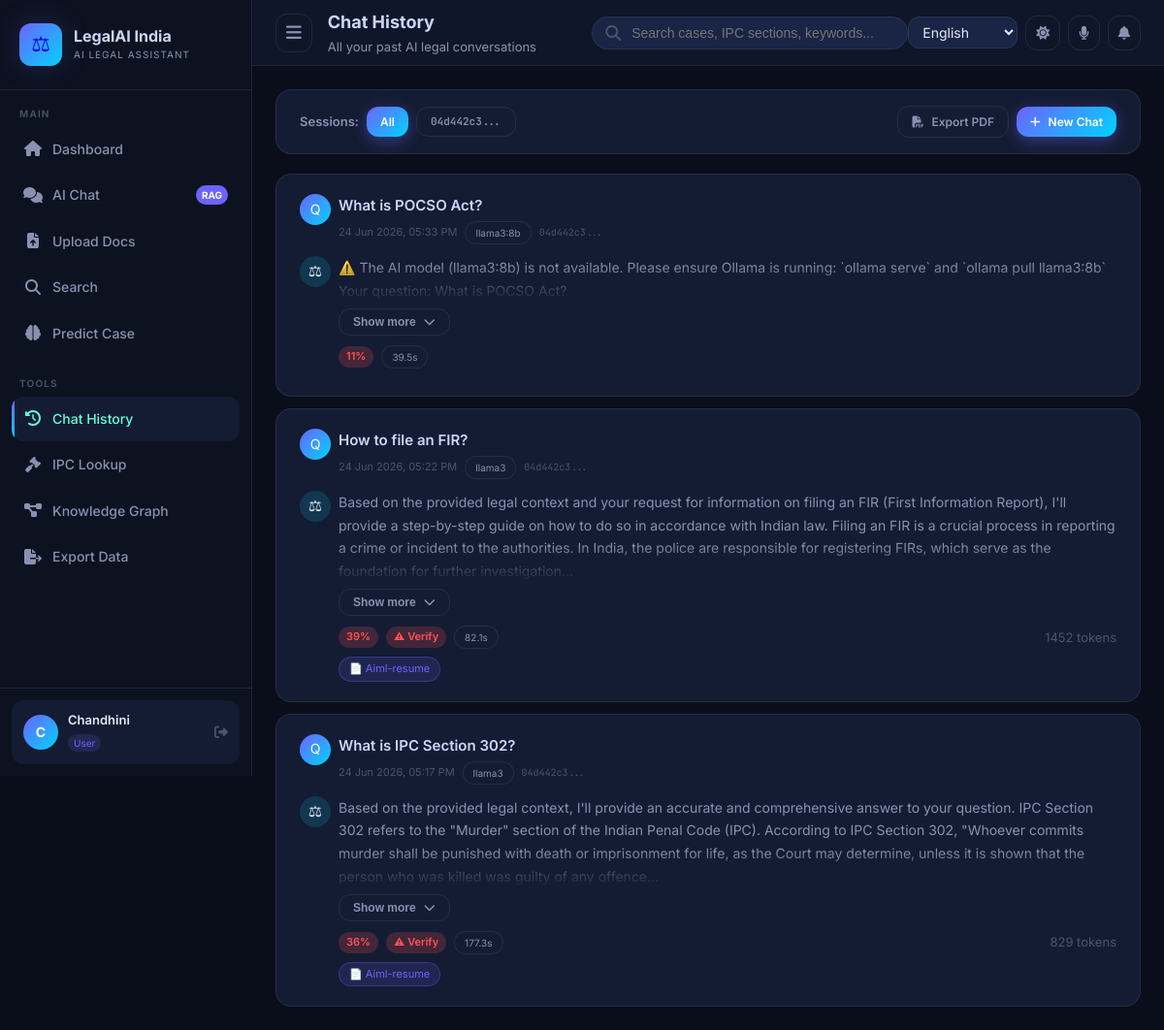
The page /history (signed in) on the database its author committed.
### schema.py (models this page shows, shortened)
class User(UserMixin, db.Model):
    __tablename__ = "users"
    id: Mapped[int] = mapped_column(Integer, primary_key=True)
    username: Mapped[str] = mapped_column(String(80), unique=True, nullable=False, index=True)
    email: Mapped[str] = mapped_column(String(120), unique=True, nullable=False, index=True)
    password_hash: Mapped[str] = mapped_column(String(256), nullable=False)
    role: Mapped[str] = mapped_column(String(20), default="user", nullable=False)
    full_name: Mapped[Optional[str]] = mapped_column(String(150), nullable=True)
    is_active: Mapped[bool] = mapped_column(Boolean, default=True, nullable=False)
    is_verified: Mapped[bool] = mapped_column(Boolean, default=True, nullable=False)
    profile_pic: Mapped[Optional[str]] = mapped_column(String(255), nullable=True)
    last_login: Mapped[Optional[datetime]] = mapped_column(DateTime, nullable=True)
    created_at: Mapped[datetime] = mapped_column(DateTime, default=datetime.utcnow, nullable=False)
    updated_at: Mapped[Optional[datetime]] = mapped_column(
        DateTime, default=datetime.utcnow, onupdate=datetime.utcnow
    )
    documents: Mapped[list["Document"]] = relationship("Document", backref="owner", lazy="dynamic")
    chats: Mapped[list["ChatHistory"]] = relationship("ChatHistory", backref="user", lazy="dynamic")
    searches: Mapped[list["SearchHistory"]] = relationship("SearchHistory", backref="user", lazy="dynamic")
    predictions: Mapped[list["Prediction"]] = relationship("Prediction", backref="user", lazy="dynamic")

class ChatHistory(db.Model):
    __tablename__ = "chat_history"
    id: Mapped[int] = mapped_column(Integer, primary_key=True)
    session_id: Mapped[str] = mapped_column(String(64), nullable=False, index=True)
    question: Mapped[str] = mapped_column(Text, nullable=False)
    answer: Mapped[str] = mapped_column(Text, nullable=False)
    context_docs: Mapped[Optional[str]] = mapped_column(Text, nullable=True)   # JSON list
    sources: Mapped[Optional[str]] = mapped_column(Text, nullable=True)        # JSON list
    model_used: Mapped[Optional[str]] = mapped_column(String(50), nullable=True)
    language: Mapped[str] = mapped_column(String(10), default="en")
    confidence_score: Mapped[float] = mapped_column(Float, default=0.0)
    similarity_score: Mapped[float] = mapped_column(Float, default=0.0)
    hallucination_flag: Mapped[bool] = mapped_column(Boolean, default=False)
    hallucination_score: Mapped[float] = mapped_column(Float, default=0.0)
    response_time: Mapped[float] = mapped_column(Float, default=0.0)
    tokens_used: Mapped[int] = mapped_column(Integer, default=0)
    citations: Mapped[Optional[str]] = mapped_column(Text, nullable=True)      # JSON list
    is_helpful: Mapped[Optional[bool]] = mapped_column(Boolean, nullable=True)
    user_id: Mapped[Optional[int]] = mapped_column(Integer, ForeignKey("users.id"), nullable=True)
    created_at: Mapped[datetime] = mapped_column(DateTime, default=datetime.utcnow, nullable=False)
    def to_dict(self) -> dict:
        return {
            "id": self.id,
            "session_id": self.session_id,
            "question": self.question,
            "answer": self.answer,
            "sources": json.loads(self.sources) if self.sources else [],
            "model_used": self.model_used,
            "language": self.language,
            "confidence_score": self.confidence_score,
            "hallucination_flag": self.hallucination_flag,
            "response_time": self.response_time,
            "citations": json.loads(self.citations) if self.citations else [],
            "created_at": str(self.created_at),
        }

### app.py (the view)
@app.route("/history")
@login_required
def history():
    page = int(request.args.get("page", 1))
    session_filter = request.args.get("session", "")
    q = ChatHistory.query.filter_by(user_id=current_user.id)
    if session_filter:
        q = q.filter_by(session_id=session_filter)
    total = q.count()
    chats = q.order_by(ChatHistory.created_at.desc()).paginate(
        page=page, per_page=ITEMS_PER_PAGE, error_out=False
    )
    sessions = db.session.query(ChatHistory.session_id).filter_by(
        user_id=current_user.id
    ).distinct().limit(20).all()
    return render_template("history.html" if Path("templates/history.html").exists() else "chat.html",
                           chats=chats,
                           total=total,
                           sessions=[s[0] for s in sessions],
                           current_session=session_filter)

### app.py (called while the page is built)
@login_manager.user_loader
def load_user(user_id):
    return User.query.get(int(user_id))

@app.context_processor
def inject_globals():
    return {
        "app_name": "⚖ LegalAI India",
        "supported_languages": SUPPORTED_LANGUAGES,
        "case_categories": CASE_CATEGORIES,
        "current_year": datetime.now().year,
        "ollama_models": OLLAMA_AVAILABLE_MODELS,
        "enable_voice": ENABLE_VOICE,
        "enable_ocr": ENABLE_OCR,
        "enable_translation": ENABLE_TRANSLATION,
    }

@app.template_filter("format_date")
def format_date(dt_str):
    try:
        dt = datetime.strptime(str(dt_str)[:19], "%Y-%m-%d %H:%M:%S")
        return dt.strftime("%d %b %Y, %I:%M %p")
    except Exception:
        return str(dt_str)

@app.template_filter("truncate_smart")
def truncate_smart(text, length=100):
    if not text:
        return ""
    text = str(text)
    if len(text) <= length:
        return text
    return text[:length].rsplit(' ', 1)[0] + "..."

### templates/history.html (shortened to what this page needs)
{% extends "base.html" %}
{% block page_title %}Chat History{% endblock %}
{% block page_subtitle %}All your past AI legal conversations{% endblock %}
{% block content %}
<div class="grid grid-2" style="gap:20px;">
  <div style="grid-column:1/-1;">
    <div class="card" style="padding:16px 24px;">
      <div class="flex items-center gap-2" style="flex-wrap:wrap;">
        <span style="font-size:13px;font-weight:600;color:var(--text-secondary);">Sessions:</span>
        <a href="{{ url_for('history') }}" class="btn {% if not current_session %}btn-primary{% else %}btn-ghost{% endif %} btn-sm">All</a>
        {% for s in sessions %}
        <a href="{{ url_for('history', session=s) }}"
           class="btn {% if current_session == s %}btn-primary{% else %}btn-ghost{% endif %} btn-sm"
           style="font-family:var(--font-mono);font-size:11px;">
          {{ s[:8] }}...
        </a>
        {% endfor %}
        <a href="{{ url_for('export_chat_pdf') }}" class="btn btn-ghost btn-sm" style="margin-left:auto;">
          <i class="fas fa-file-pdf"></i> Export PDF
        </a>
        <a href="{{ url_for('chat') }}" class="btn btn-primary btn-sm">
          <i class="fas fa-plus"></i> New Chat
        </a>
      </div>
    </div>
  </div>
  <div style="grid-column:1/-1;">
    {% if chats.items %}
    <div style="display:flex;flex-direction:column;gap:12px;">
      {% for chat in chats.items %}
      <div class="card" style="overflow:visible;">
        <div class="card-body">
          <div class="flex gap-2" style="margin-bottom:12px;">
            <div style="width:32px;height:32px;border-radius:50%;background:var(--gradient-primary);display:flex;align-items:center;justify-content:center;font-size:14px;color:white;flex-shrink:0;">Q</div>
            <div style="flex:1;">
              <div style="font-size:15px;font-weight:600;color:var(--text-heading);">{{ chat.question }}</div>
              <div class="flex gap-2" style="margin-top:4px;flex-wrap:wrap;align-items:center;">
                <span style="font-size:11px;color:var(--text-muted);">{{ chat.created_at | format_date }}</span>
                {% if chat.model_used %}
                <span class="tag" style="font-size:10px;">{{ chat.model_used }}</span>
                {% endif %}
                <span style="font-family:var(--font-mono);font-size:10px;color:var(--text-muted);">{{ (chat.session_id or '')[:8] }}...</span>
              </div>
            </div>
          </div>
          <div class="flex gap-2">
            <div style="width:32px;height:32px;border-radius:50%;background:rgba(0,212,255,0.15);display:flex;align-items:center;justify-content:center;font-size:16px;flex-shrink:0;">⚖</div>
            <div style="flex:1;">
              <div style="font-size:14px;color:var(--text-secondary);line-height:1.7;max-height:120px;overflow:hidden;position:relative;" id="ans-{{ chat.id }}">
                {{ chat.answer | truncate_smart(400) }}
                <div style="position:absolute;bottom:0;left:0;right:0;height:40px;background:linear-gradient(transparent,var(--bg-card));pointer-events:none;" id="fade-{{ chat.id }}"></div>
              </div>
              <button onclick="expandAnswer({{ chat.id }})" id="expand-{{ chat.id }}" class="btn btn-ghost btn-sm" style="margin-top:6px;font-size:12px;">
                Show more <i class="fas fa-chevron-down"></i>
              </button>
              <div class="flex gap-2" style="margin-top:10px;flex-wrap:wrap;align-items:center;">
                {% if chat.confidence_score %}
                <span class="confidence-badge {% if chat.confidence_score > 0.7 %}confidence-high{% elif chat.confidence_score > 0.4 %}confidence-medium{% else %}confidence-low{% endif %}">
                  {{ "%.0f"|format(chat.confidence_score * 100) }}%
                </span>
                {% endif %}
                {% if chat.hallucination_flag %}
                <span class="confidence-badge confidence-low">⚠ Verify</span>
                {% endif %}
                {% if chat.response_time %}
                <span class="tag" style="font-size:10px;">{{ "%.1f"|format(chat.response_time) }}s</span>
                {% endif %}
                <span style="margin-left:auto;font-size:13px;color:var(--text-muted);">
                  {% if chat.tokens_used %}{{ chat.tokens_used }} tokens{% endif %}
                </span>
              </div>
              {% if chat.sources %}
              <div class="source-chips" style="margin-top:8px;">
                {% for src in chat.to_dict().sources[:3] %}
                <span class="source-chip">📄 {{ src.doc_title | truncate_smart(25) if src.doc_title else 'Source' }}</span>
                {% endfor %}
              </div>
              {% endif %}
            </div>
          </div>
        </div>
      </div>
      {% endfor %}
    </div>
    {% endif %}
  </div>
</div>
{% endblock %}

### templates/base.html (shortened to what this page needs)
<!DOCTYPE html>
<html lang="en" data-theme="dark">
<head>
  <link rel="stylesheet" href="https://cdnjs.cloudflare.com/ajax/libs/font-awesome/6.5.0/css/all.min.css">
  <link rel="stylesheet" href="{{ url_for('static', filename='style.css') }}">
</head>
<body>
{% if current_user.is_authenticated %}
<div class="app-wrapper">
  <aside class="sidebar" id="sidebar">
    <a href="{{ url_for('index') }}" class="sidebar-logo">
      <div class="logo-icon">⚖</div>
      <div class="logo-text">
        <div class="logo-title">LegalAI India</div>
        <div class="logo-subtitle">AI Legal Assistant</div>
      </div>
    </a>
    <nav class="sidebar-nav">
      <div class="nav-section">
        <div class="nav-section-title">Main</div>
        <a href="{{ url_for('index') }}" class="nav-item {% if request.endpoint == 'index' %}active{% endif %}">
          <span class="nav-icon"><i class="fas fa-home"></i></span>
          <span>Dashboard</span>
        </a>
        <a href="{{ url_for('chat') }}" class="nav-item {% if request.endpoint == 'chat' %}active{% endif %}">
          <span class="nav-icon"><i class="fas fa-comments"></i></span>
          <span>AI Chat</span>
          <span class="nav-badge">RAG</span>
        </a>
        <a href="{{ url_for('upload') }}" class="nav-item {% if request.endpoint == 'upload' %}active{% endif %}">
          <span class="nav-icon"><i class="fas fa-file-upload"></i></span>
          <span>Upload Docs</span>
        </a>
        <a href="{{ url_for('search') }}" class="nav-item {% if request.endpoint == 'search' %}active{% endif %}">
          <span class="nav-icon"><i class="fas fa-search"></i></span>
          <span>Search</span>
        </a>
        <a href="{{ url_for('predict') }}" class="nav-item {% if request.endpoint == 'predict' %}active{% endif %}">
          <span class="nav-icon"><i class="fas fa-brain"></i></span>
          <span>Predict Case</span>
        </a>
      </div>
      <div class="nav-section">
        <div class="nav-section-title">Tools</div>
        <a href="{{ url_for('history') }}" class="nav-item {% if request.endpoint == 'history' %}active{% endif %}">
          <span class="nav-icon"><i class="fas fa-history"></i></span>
          <span>Chat History</span>
        </a>
        <a href="/search?mode=ipc" class="nav-item">
          <span class="nav-icon"><i class="fas fa-gavel"></i></span>
          <span>IPC Lookup</span>
        </a>
        <a href="#" onclick="toggleKnowledgeGraph(event)" class="nav-item">
          <span class="nav-icon"><i class="fas fa-project-diagram"></i></span>
          <span>Knowledge Graph</span>
        </a>
        <a href="{{ url_for('export_docs_csv') }}" class="nav-item">
          <span class="nav-icon"><i class="fas fa-file-export"></i></span>
          <span>Export Data</span>
        </a>
      </div>
    </nav>
    <div class="sidebar-footer">
      <div class="user-card" onclick="location.href='{{ url_for('logout') }}'">
        <div class="user-avatar">
          {{ (current_user.full_name or current_user.username)[0].upper() }}
        </div>
        <div class="user-info">
          <div class="user-name">{{ current_user.full_name or current_user.username }}</div>
          <span class="user-role">{{ current_user.role }}</span>
        </div>
        <i class="fas fa-sign-out-alt" style="color: var(--text-muted); font-size: 14px;"></i>
      </div>
    </div>
  </aside>
  <main class="main-content">
    <header class="topbar">
      <div class="topbar-left">
        <button onclick="toggleSidebar()" class="btn btn-ghost btn-icon" style="font-size:18px;">
          <i class="fas fa-bars"></i>
        </button>
        <div>
          <div class="page-title">{% block page_title %}Dashboard{% endblock %}</div>
          <div class="page-subtitle">{% block page_subtitle %}AI Legal Assistant for Indian Law{% endblock %}</div>
        </div>
      </div>
      <div class="topbar-search">
        <i class="fas fa-search search-icon"></i>
        <input type="text" placeholder="Search cases, IPC sections, keywords..."
               id="globalSearch" onkeydown="if(event.key==='Enter') window.location='/search?q='+this.value">
      </div>
      <div class="topbar-actions">
        <select id="langSelector" class="form-control" style="width:auto;padding:6px 10px;" onchange="setLanguage(this.value)">
          {% for code, name in supported_languages.items() %}
          <option value="{{ code }}" {% if code == 'en' %}selected{% endif %}>{{ name }}</option>
          {% endfor %}
        </select>
        <button onclick="toggleTheme()" class="btn btn-ghost btn-icon" id="themeToggle" data-tooltip="Toggle Theme">
          <i class="fas fa-moon" id="themeIcon"></i>
        </button>
        {% if enable_voice %}
        <button onclick="toggleVoice()" class="btn btn-ghost btn-icon" id="voiceBtn" data-tooltip="Voice Input">
          <i class="fas fa-microphone"></i>
        </button>
        {% endif %}
        <button class="btn btn-ghost btn-icon" data-tooltip="Notifications">
          <i class="fas fa-bell"></i>
        </button>
      </div>
    </header>
    <div class="content-area">
      {% block content %}{% endblock %}
    </div>
  </main>
</div>
{% else %}
{% block auth_content %}{% endblock %}
{% endif %}
</body>
</html>

### templates/base.html (style rules this page uses)
html { transition: color-scheme 0.3s; }

### rows shown on the page
User: full_name "C", full_name "Chandhini", role "User"
ChatHistory: question "What is POCSO Act?", created_at "24 Jun 2026, 05:33 PM", model_used "llama3:8b", session_id "04d442c3", answer "⚠️ The AI model (llama3:8b) is not available. Please ensure Ollama is running: `ollama serve` and `ollama pull llama3:8b` Your question: What is POCSO Act?", chat.confidence_score*100 "11", response_time "39.5"
ChatHistory: question "How to file an FIR?", created_at "24 Jun 2026, 05:22 PM", model_used "llama3", session_id "04d442c3", answer "Based on the provided legal context and your request for information on filing an FIR (First Information Report), I'll provide a step-by-step guide on how to do so in accordance with Indian law. Filing an FIR is a crucial process in reporting a crime or incident to the authorities. In India, the police are responsible for registering FIRs, which serve as the foundation for further investigation...", chat.confidence_score*100 "39", hallucination_flag "⚠ Verify", response_time "82.1", tokens_used "1452", language "en" (drawn), doc_title "Aiml-resume"
ChatHistory: question "What is IPC Section 302?", created_at "24 Jun 2026, 05:17 PM", model_used "llama3", session_id "04d442c3", {{ chat.id }} 1 (drawn), answer "Based on the provided legal context, I'll provide an accurate and comprehensive answer to your question. IPC Section 302 refers to the \"Murder\" section of the Indian Penal Code (IPC). According to IPC Section 302, \"Whoever commits murder shall be punished with death or imprisonment for life, as the Court may determine, unless it is shown that the person who was killed was guilty of any offence...", chat.confidence_score*100 "36", hallucination_flag "⚠ Verify", response_time "177.3", tokens_used "829", language "en" (drawn), doc_title "Aiml-resume"

### other values the page prints
{{ s[:8] }} "04d442c3"
form field value "English"
